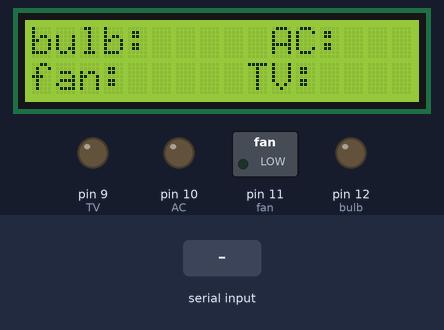
Simulated run of this sketch. Board: Arduino Uno, built with avr-gcc and run on an emulated ATmega328P. On the bench: 16×2 character LCD, switched loads named in the sketch (green lamp = pin HIGH), output pins drawn as LEDs (lit = HIGH). Inputs (shaded band) come from the test bench.

Above: at 3.2 s.
3.3 s: "1" received over Serial
At 5.1 s:
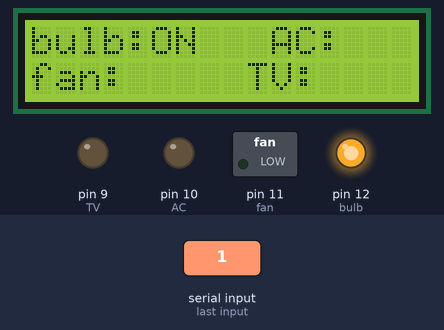
5.5 s: "3" received over Serial
At 7.0 s:
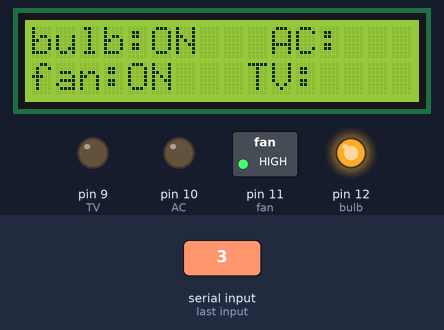
7.5 s: "2" received over Serial
At 8.9 s:
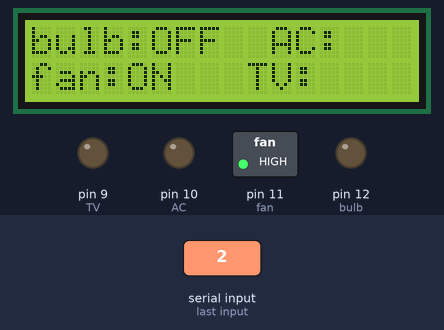
9.6 s: "5" received over Serial
At 10.8 s:
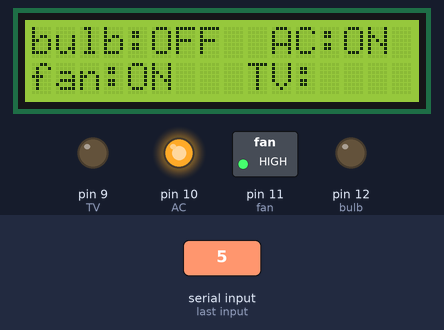
11.6 s: "4" received over Serial
At 12.7 s:
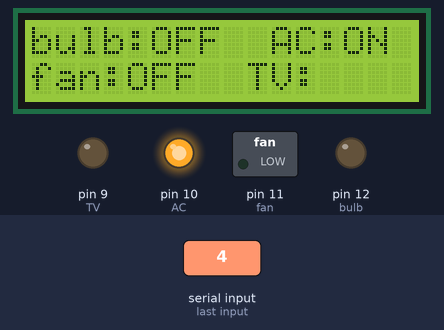
13.6 s: "7" received over Serial
At 14.7 s:
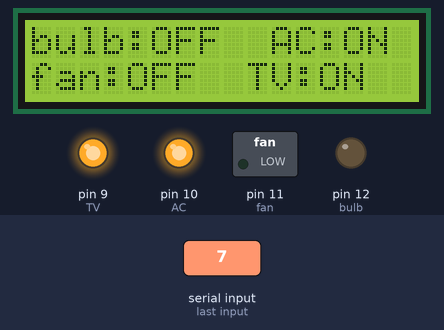
Timing chart, 0 to 16.6 s (numbered marks = the images above; inputs shaded):
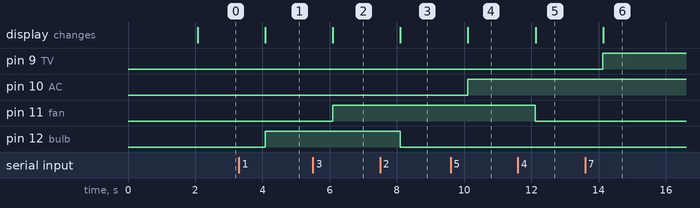

The sketch:

Bluetooth_Controlled_Home_Automation_code.ino
```cpp
#include <LiquidCrystal.h>
LiquidCrystal lcd(A0,A1,A2,A3,A4,A5);
#define bulb 12
#define fan 11
#define AC 10
#define TV 9
int b,f,a,t;
char *bb,*ff,*aa,*tt;
void setup()
{
pinMode(AC, OUTPUT);
pinMode(TV, OUTPUT);
pinMode(fan, OUTPUT);
pinMode(bulb, OUTPUT);
Serial.begin(9600);
lcd.begin(16,2);
lcd.clear();
lcd.print("Home Automation");
lcd.setCursor(0,1);
lcd.print(" With LCD");
delay(2000);
}
void Display(char *B="OFF",char *A="OFF",char *F="OFF",char *T="OFF")
{
lcd.clear();
lcd.print("bulb:");
lcd.print(B);
lcd.setCursor(10,0);
lcd.print("AC:");
lcd.print(A);
lcd.setCursor(0,1);
lcd.print("fan:");
lcd.print(F);
lcd.setCursor(9,1);
lcd.print("TV:");
lcd.print(T);
delay(500);
}
void loop()
{
Display(bb,aa,ff,tt);
delay(500);
if(Serial.available()>0)
{
char data = Serial.read();
if(data == '1')
{
digitalWrite(bulb, HIGH);
bb="ON";
}
if(data == '2'){
digitalWrite(bulb, LOW);
b=0;
bb="OFF";
}
if(data == '3')
{
digitalWrite(fan, HIGH);
ff="ON";
}
if(data == '4'){
digitalWrite(fan, LOW);
f=0;
ff="OFF";
}
if(data == '5')
{
digitalWrite(AC, HIGH);
aa="ON";
}
if(data == '6'){
digitalWrite(AC, LOW);
a=0;
aa="OFF";
}
if(data == '7')
{
digitalWrite(TV, HIGH);
tt="ON";
}
if(data == '8'){
digitalWrite(TV, LOW);
t=0;
tt="OFF";
}
}
}
void Display(String B="OFF",String A="OFF",String F="OFF",String T="OFF")
{
lcd.clear();
lcd.print("bulb:");
lcd.print(B);
lcd.setCursor(10,0);
lcd.print("AC:");
lcd.print(A);
lcd.setCursor(0,1);
lcd.print("fan:");
lcd.print(F);
lcd.setCursor(9,1);
lcd.print("TV:");
lcd.print(T);
delay(500);
}
```

Measured:
- after the input at 3.3 s, pin 12 (bulb): LOW → HIGH after 0.78 s; the display: changes after 0.78 s (image 1)
- after the input at 5.5 s, pin 11 (fan): LOW → HIGH after 0.59 s; the display: changes after 0.59 s (image 2)
- after the input at 7.5 s, pin 12 (bulb): HIGH → LOW after 0.60 s; the display: changes after 0.60 s (image 3)
- after the input at 9.6 s, pin 10 (AC): LOW → HIGH after 0.51 s; the display: changes after 0.51 s (image 4)
- after the input at 11.6 s, pin 11 (fan): HIGH → LOW after 0.52 s; the display: changes after 0.52 s (image 5)
- after the input at 13.6 s, pin 9 (TV): LOW → HIGH after 0.53 s; the display: changes after 0.54 s (image 6)
